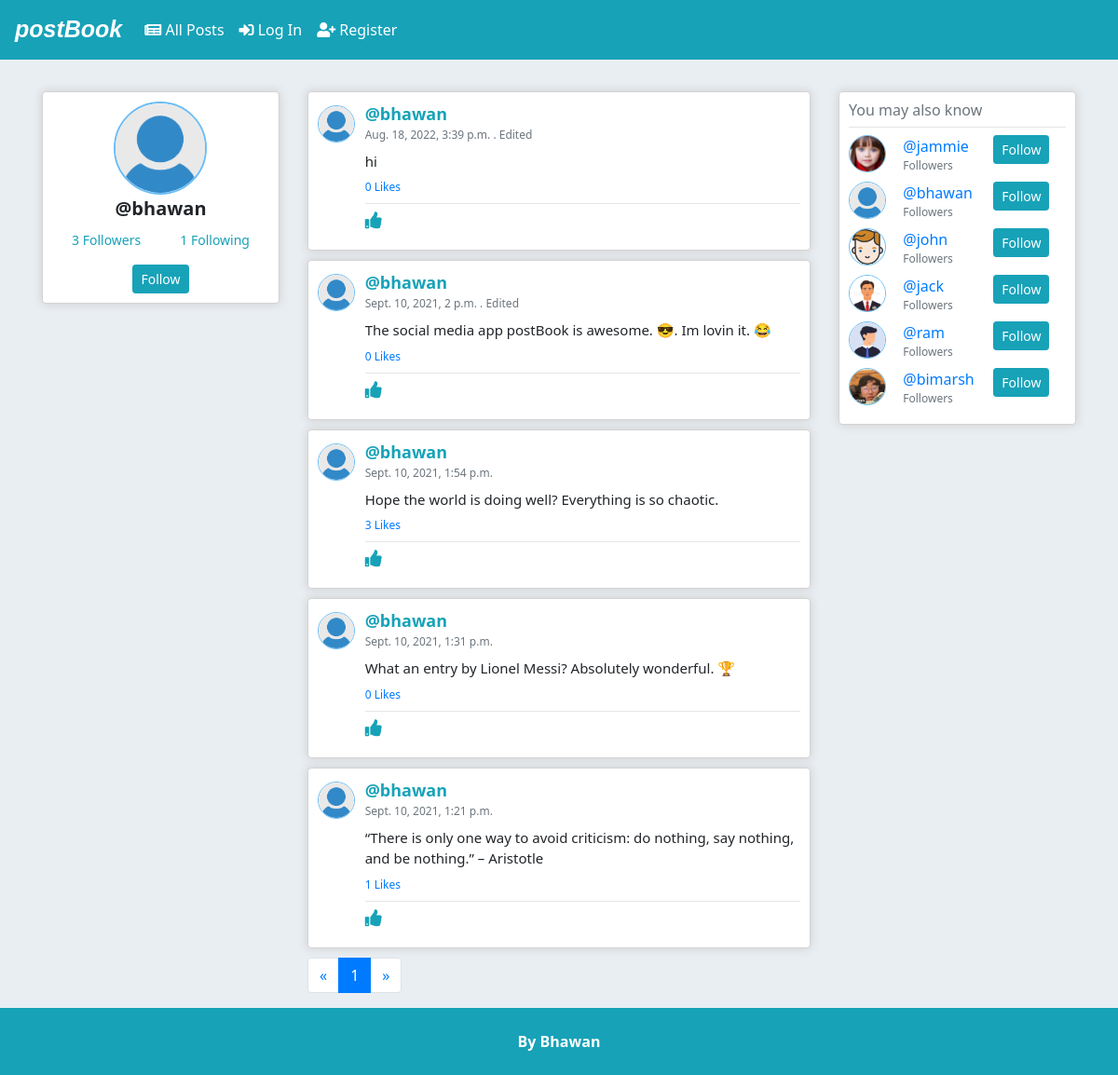
/users/profile/1, run on the app's committed database.
### network/models.py (models this page shows, shortened)
class Profile(models.Model):
    user = models.OneToOneField(User, on_delete=models.CASCADE)
    profile_pic = models.ImageField(blank=True, null=True)
    followers = models.ManyToManyField(User, blank=True, related_name="following_profiles")

class User(AbstractUser):
    def serialize(self):
        return {
            'id': self.id,
            'username': self.username,
            'email': '' if not self.email else self.email,
        }

class Post(models.Model):
    user = models.ForeignKey(User, on_delete=models.CASCADE, null=False, blank=False, related_name="posts")
    text = models.CharField(max_length=255, null=False, blank=False)
    likers = models.ManyToManyField(User, blank=True)
    is_edited = models.BooleanField(default=False)
    last_edited_at = models.DateTimeField(blank=True, null=True)
    created_at = models.DateTimeField(auto_now_add=True, editable=False)
    class Meta:
        ordering = ["-created_at", "-last_edited_at"]
    @property
    def like_count(self):
        return self.likers.count()

### network/views.py (the view)
# urls.py: path("users/profile/<str:pk>", views.profile_view, name="user-profile"),
def profile_view(request, pk):
    user = request.user
    profile_user = User.objects.get(pk=pk)
    posts = Post.objects.filter(user=profile_user)
    profile = Profile.objects.get(user=profile_user)
    is_following = (request.user.is_authenticated) and (profile_user.profile in user.following_profiles.all())
    has_permission = user == profile_user
    paginator = Paginator(posts, POSTS_PER_PAGE)
    pages = paginator.num_pages
    page_num = request.GET.get('page')
    if not page_num or int(page_num) <= 0:
        page_num = 1
    if page_num and int(page_num) >= pages:
        page_num = pages
    page_posts = paginator.get_page(page_num)
    context = {
        'has_permission': has_permission,
        'profile': profile,
        'posts': page_posts,
        'is_following': is_following,
        'pages': pages,
        'current_page': page_num,
    }
    return render(request, 'network/profile.html', context)

### network/context_processors.py (called while the page is built)
def top_profiles(request):
    return {
        'top_profiles': Profile.objects.annotate(count=Count("followers")).order_by("-count")[0:10]
    }

### network/templates/network/profile.html (shortened to what this page needs)
{% extends 'network/layout.html' %}
{% load static %}
{% block body %}
    <div class="user-profile">
        <div class="row">
            <div class="col-md-4 profile text-center">
                <div class="profile-info">
                    <div>
                        {% if not profile.profile_pic %}
                            <img src="{% static 'network/images/default-user.png' %}" class="profile-main-image rounded-circle" alt="profile-pic">
                        {% else %}
                            <img src="{{ profile.profile_pic.url }}" class="profile-main-image rounded-circle" alt="profile-pic">
                        {% endif %}
                    </div>
                    <div class="profile-name mb-2">
                        @{{ profile.user.username }}
                    </div>
                    <div class="d-flex justify-content-around mb-3">
                        <a id="profile-followers-count" class="text-info" href="#" data-toggle="modal" data-target="#profiles-list-modal" data-type="Followers">{{ profile.followers.count }} Followers</a>
                        <a id="profile-following-count" class="text-info" href="#" data-toggle="modal" data-target="#profiles-list-modal" data-type="Following">{{ profile.user.following_profiles.count }} Following</a>
                    </div>
                    <div>
                        {% if not has_permission %}
                            {% if not is_following %}
                                <button type="button" class="follow-button btn btn-info btn-sm" data-profile="{{profile.id}}">Follow</button>
                            {% else %}
                                <button type="button" class="follow-button btn btn-danger btn-sm" data-profile="{{profile.id}}">Unfollow</button>
                            {% endif %}
                        {% else %}
                            <a href="{% url 'update-profile' %}"><button type="button" class="update-profile-button btn btn-success btn-block">Update Profile</button></a>
                        {% endif %}
                    </div>
                </div>
            </div>
            <div class="col-md-8 profile-posts">
                {% for post in posts %}
                    {% include 'network/post.html' %}
                {% endfor %}
                {% include 'network/paginator.html' %}
            </div>
        </div>
    </div>
{% endblock %}

### network/templates/network/layout.html (shortened to what this page needs)
{% load static %}
<!DOCTYPE html>
<html lang="en">
    <head>
        <link rel="stylesheet" href="https://stackpath.bootstrapcdn.com/bootstrap/4.4.1/css/bootstrap.min.css">
        <link rel="stylesheet" href="https://cdnjs.cloudflare.com/ajax/libs/font-awesome/5.12.1/css/all.min.css">
        <link href="{% static 'network/styles.css' %}" rel="stylesheet">
    </head>
    <body>
        <nav class="navbar navbar-expand-lg navbar-dark bg-info mb-4">
            <a class="navbar-brand" href="{% url 'index' %}">postBook</a>
            <div>
              <ul class="navbar-nav mr-auto">
                <li class="nav-item active">
                  <a class="nav-link" href="{% url 'index' %}"><i class="fas fa-newspaper"></i> All Posts</a>
                </li>
                {% if user.is_authenticated %}
                    <li class="nav-item active">
                        <a class="nav-link" href="{% url 'following' %}"><i class="fas fa-user-friends"></i> Following</a>
                    </li>
                    <li class="nav-item active">
                        <a class="nav-link" href="{% url 'logout' %}"><i class="fas fa-sign-out-alt"></i> Log Out</a>
                    </li>
                {% else %}
                    <li class="nav-item active">
                        <a class="nav-link" href="{% url 'login' %}"><i class="fas fa-sign-in-alt"></i> Log In</a>
                    </li>
                    <li class="nav-item active">
                        <a class="nav-link" href="{% url 'register' %}"><i class="fas fa-user-plus"></i> Register</a>
                    </li>
                {% endif %}
              </ul>
            </div>
        </nav>
        <div class="container-lg main-body">
            <div class="row">
                <div class="main-section col-lg-9">
                    {% block body %}
                    {% endblock %}
                </div>
                <div class="col-lg-3">
                    <div class="side-section">
                        <h6 class="text-secondary">You may also know</h6>
                        <hr class="mt-1 mb-2">
                        {% for profile in top_profiles %}
                            {% if not request.user.is_authenticated %}
                                {% include 'network/profile_short.html' %}
                            {% endif %}
                        {% endfor %}
                    </div>
                </div>
            </div>
        </div>
        <div class="footer bg-info p-4 text-center text-white"><strong>By Bhawan</strong></div>
    </body>
</html>

### network/templates/network/post.html (shortened to what this page needs)
{% load static %}
<div id="post-{{post.id}}" class="post">
    <div class="row mb-2 align-items-start">
        <div class="col-1 mt-1">
            {% if not post.user.profile.profile_pic %}
                <img src="{% static 'network/images/default-user.png' %}" class="post-image img-fluid rounded-circle" alt="profile-pic">
            {% else %}
                <img src="{{ post.user.profile.profile_pic.url }}" class="post-image img-fluid rounded-circle" alt="profile-pic">
            {% endif %}
        </div>
        <div class="col-11 post-content">
            <div class="post-title mb-2">
                <div class="post-username"><a href="{% url 'user-profile' post.user.id %}" class="text-info">@{{ post.user.username }}</a></div>
                <div id="post-date-{{post.id}}" class="post-date text-muted">
                    {% if post.is_edited %}
                        {{ post.last_edited_at }} . Edited
                    {% else %}
                        {{ post.created_at }}
                    {% endif %}
                </div>
            </div>
            <div id="post-edit-section-{{post.id}}" class="post-edit-section">
                <div id="post-text-{{post.id}}" class="post-text mb-2">
                    {{ post.text }}
                </div>
            </div>
            <div id="post{{post.id}}_like_number" class="post-like-number mb-2 text-primary" data-post="{{post.id}}" href="#">{{ post.like_count }} Likes</div>
            <hr class="my-1">
            <div class="post-buttons row">
                <div data-post="{{post.id}}" class="post-like col-1 {% if request.user in post.likers.all %}text-danger{% else %}text-info{% endif %}"><i class="fas fa-thumbs-up"></i></div>
            </div>
        </div>
    </div>
</div>

### network/templates/network/profile_short.html
{% load static %}
<div class="profile-short">
    <div class="row mb-2 no-gutters">
        <div class="col-1 col-lg-3">
            {% if not profile.profile_pic %}
                <img href="{% url 'user-profile' profile.user.id %}" src="{% static 'network/images/default-user.png' %}" class="post-image rounded-circle" alt="profile-pic">
            {% else %}
                <img href="{% url 'user-profile' profile.user.id %}" src="{{ profile.profile_pic.url }}" class="post-image rounded-circle" alt="profile-pic">
            {% endif %}
        </div>
        <div class="col-3 pl-2 pl-lg-0 col-lg-5">
            <div class="text-primary"><a href="{% url 'user-profile' profile.user.id %}">@{{ profile.user.username }}</a></div>
            <div class="post-short-sub-text text-muted">{{ user.profile.followers.count }} Followers</div>
        </div>
        <div class="col-1">
            {% if not request.user == profile.user %}
                {% if not profile in request.user.following_profiles.all %}
                    <button type="button" class="follow-button btn btn-info btn-sm" data-profile="{{profile.id}}">Follow</button>
                {% else %}
                    <button type="button" class="follow-button btn btn-danger btn-sm" data-profile="{{profile.id}}">Unfollow</button>
                {% endif %}
            {% endif %}
        </div>
    </div>
</div>

### network/templates/network/paginator.html (shortened to what this page needs)
{% if posts|length > 0 %}
        <nav aria-label="post-pagination">
            <ul class="pagination">
            <li class="page-item">
                {% if not current_page <= 1 %}
                    <a class="page-link" href="?page={{current_page|add:'-1'}}" aria-label="Previous">
                    {% else %}
                    <a class="page-link" href="?page={{current_page}}" aria-label="Previous">
                {% endif %}
                <span aria-hidden="true">&laquo;</span>
                </a>
            </li>
                    <li class="page-item active"><a class="page-link" href="?page={{current_page}}">{{current_page}}<span class="sr-only">(current)</span></a></li>
            <li class="page-item">
                {% if not current_page >= pages %}
                    <a class="page-link" href="?page={{current_page|add:'1'}}" aria-label="Next">
                {% else %}
                    <a class="page-link" href="?page={{current_page}}" aria-label="Next">
                {% endif %}
                <span aria-hidden="true">&raquo;</span>
                </a>
            </li>
            </ul>
        </nav>
    {% endif%}

### network/static/network/styles.css (style rules this page uses)
* { font-family: 'Segoe UI', Tahoma, Geneva, Verdana, sans-serif; }
body { background: rgb(233, 238, 243); }
.main-body { min-width: 400px; }
.post, .auth-form, .create-post, .profile-info, .side-section { border: 1px solid lightgrey; border-radius: 4px; box-shadow: 0 0 10px 1px lightgrey; padding: 10px; margin: 10px 0 10px 0; background: white; }
.post-like-number { cursor: pointer; }
.post-content { padding-left: 20px; }
.profile-name { font-size: 20px; font-weight: bolder; }
.post-like, .post-edit { cursor: pointer; }
.post-username { font-size: 18px; font-weight: bold; }
.post-username a { text-decoration: none; }
.post-like-number { font-size: 12px; }
.post-text { font-size: 15px; }
.post-date { font-size: 12px; }
.post-short-sub-text { font-size: 12px; }
.post-buttons { max-width: 600px; min-width: 600px; font-size: 18px; }
.navbar-brand { font-weight: 800; font-size: 25px; font-style: oblique; font-family:'Gill Sans', 'Gill Sans MT', Calibri, 'Trebuchet MS', sans-serif; }
#profile-followers-count, #profile-following-count { font-size: 14px; }
.profile-info a { text-decoration: none; }
.profile-main-image { border: 2px solid rgb(105, 189, 245); max-width: 100px; max-height: 100px; min-width: 100px; min-height: 100px; object-fit: cover; }
.post-image { border: 1px solid rgb(105, 189, 245); max-width: 40px; max-height: 40px; min-width: 40px; min-height: 40px; object-fit: cover; }

### data on the page
Profile: user.username "bhawan", followers.count "3", user.following_profiles.count "1"
Post: user.username "bhawan", last_edited_at "Aug. 18, 2022, 3:39 p.m.", text "hi", like_count "0"
Post: user.username "bhawan", last_edited_at "Sept. 10, 2021, 2 p.m.", text "The social media app postBook is awesome. 😎. Im lovin it. 😂", like_count "0"
Post: user.username "bhawan", created_at "Sept. 10, 2021, 1:54 p.m.", text "Hope the world is doing well? Everything is so chaotic.", like_count "3"
Post: user.username "bhawan", created_at "Sept. 10, 2021, 1:31 p.m.", text "What an entry by Lionel Messi? Absolutely wonderful. 🏆", like_count "0"
Post: user.username "bhawan", created_at "Sept. 10, 2021, 1:21 p.m.", text "“There is only one way to avoid criticism: do nothing, say nothing, and be nothing.” – Aristotle", like_count "1"
Profile: profile_pic (picture), user.username "jammie"
Profile: profile_pic (picture), user.username "john"
Profile: profile_pic (picture), user.username "jack"
Profile: profile_pic (picture), user.username "ram"
Profile: profile_pic (picture), user.username "bimarsh"

### other printed values
{{ current_page }} "1"
